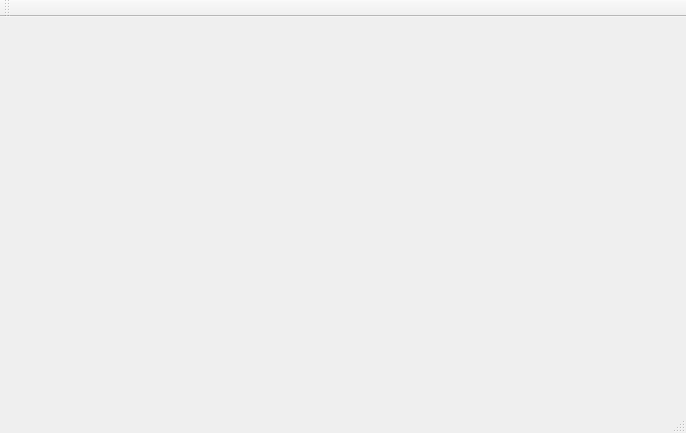
<?xml version="1.0" encoding="UTF-8"?>
<ui version="4.0">
 <class>MainWindow</class>
 <widget class="QMainWindow" name="MainWindow">
  <property name="geometry">
   <rect>
    <x>0</x>
    <y>0</y>
    <width>686</width>
    <height>433</height>
   </rect>
  </property>
  <property name="windowTitle">
   <string>MainWindow</string>
  </property>
  <widget class="QWidget" name="centralWidget"/>
  <widget class="QMenuBar" name="menuBar">
   <property name="geometry">
    <rect>
     <x>0</x>
     <y>0</y>
     <width>686</width>
     <height>23</height>
    </rect>
   </property>
  </widget>
  <widget class="QToolBar" name="mainToolBar">
   <attribute name="toolBarArea">
    <enum>TopToolBarArea</enum>
   </attribute>
   <attribute name="toolBarBreak">
    <bool>true</bool>
   </attribute>
  </widget>
  <widget class="QStatusBar" name="statusBar"/>
 </widget>
 <layoutdefault spacing="6" margin="11"/>
 <resources/>
 <connections/>
</ui>
